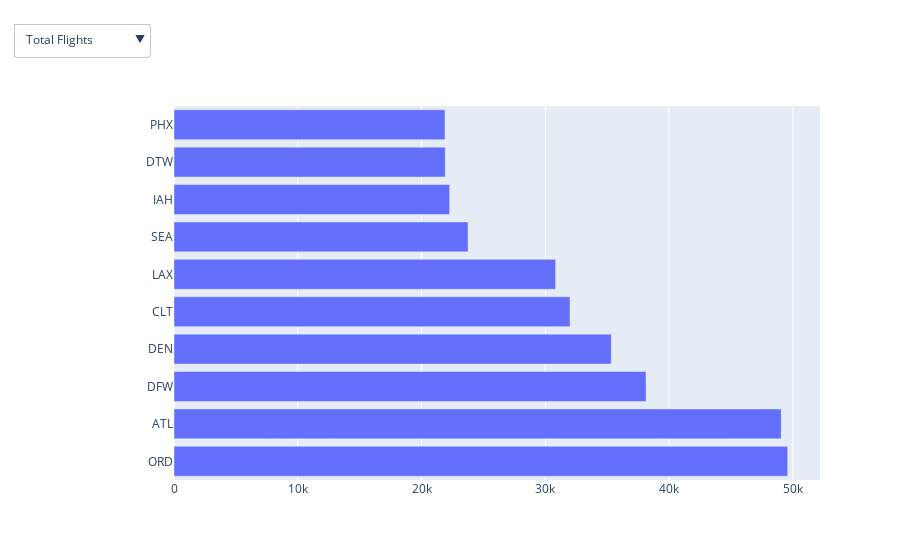

The code cell stored with this chart in its notebook:
### Markdown cell above
#### Plot the busiest airports as bar charts

### Code cell
fig = go.Figure()
fig.add_trace(go.Bar(
            x=top_10_airports_by_flights['flights'],
            y=top_10_airports_by_flights['origin'],
            orientation='h'))
buttons=list([dict(args=[{'x':[top_10_airports_by_flights['flights']],
                         'y':[top_10_airports_by_flights['origin']]}, [0]],                   
                   label="Total Flights",
                   method="restyle"
                ),
                dict(args=[{'x':[top_10_airports_by_passengers['total_passengers']],
                           'y': [top_10_airports_by_passengers['origin']]}, [0]],                 
                   label="Total Passengers",
                   method="restyle"
                )
            ])
fig.update_layout(
    updatemenus=[
        go.layout.Updatemenu(
            buttons=buttons,
            direction="down",
            pad={"r": 10, "t": 10},
            showactive=True,
            x=-0.25,
            xanchor="left",
            y=1.25,
            yanchor="top"
        )
    ]
)

fig.show()
py.plot(fig)

### Figure 1 — Plotly figure (JSON) as saved in the notebook; plotly's stock layout.template omitted (floating-point values rounded to 4 significant figures)
{"data": [{"orientation": "h", "type": "bar", "x": [49579, 49052, 38135, 35327, 31991, 30828, 23756, 22271, 21912, 21893], "y": ["ORD", "ATL", "DFW", "DEN", "CLT", "LAX", "SEA", "IAH", "DTW", "PHX"]}], "layout": {"autosize": true, "updatemenus": [{"buttons": [{"args": [{"x": [[49579, 49052, 38135, 35327, 31991, 30828, 23756, 22271, 21912, 21893]], "y": [["ORD", "ATL", "DFW", "DEN", "CLT", "LAX", "SEA", "IAH", "DTW", "PHX"]]}, [0]], "label": "Total Flights", "method": "restyle"}, {"args": [{"x": [[53862700, 43362936, 41009603, 35873581, 33891355, 31127957, 27872098, 24994731, 24788798, 24786545]], "y": [["ATL", "LAX", "ORD", "DFW", "DEN", "JFK", "SFO", "SEA", "MCO", "LAS"]]}, [0]], "label": "Total Passengers", "method": "restyle"}], "direction": "down", "pad": {"r": 10, "t": 10}, "showactive": true, "x": -0.25, "xanchor": "left", "y": 1.25, "yanchor": "top"}], "xaxis": {"autorange": true, "range": [0, 52190.0], "type": "linear"}, "yaxis": {"autorange": true, "range": [-0.5, 9.5], "type": "category"}}}
